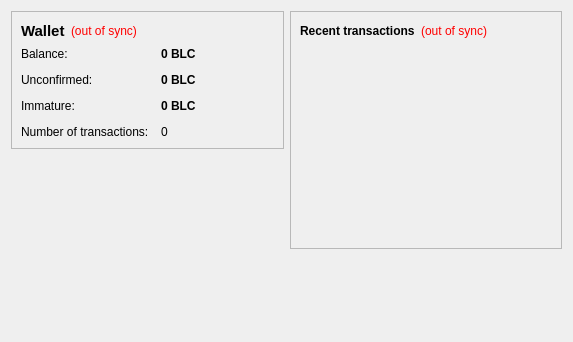
<?xml version="1.0" encoding="UTF-8"?>
<ui version="4.0">
 <class>OverviewPage</class>
 <widget class="QWidget" name="OverviewPage">
  <property name="geometry">
   <rect>
    <x>0</x>
    <y>0</y>
    <width>573</width>
    <height>342</height>
   </rect>
  </property>
  <property name="windowTitle">
   <string>Form</string>
  </property>
  <layout class="QHBoxLayout" name="horizontalLayout" stretch="1,1">
   <item>
    <layout class="QVBoxLayout" name="verticalLayout_2">
     <item>
      <widget class="QFrame" name="frame">
       <property name="frameShape">
        <enum>QFrame::StyledPanel</enum>
       </property>
       <property name="frameShadow">
        <enum>QFrame::Raised</enum>
       </property>
       <layout class="QVBoxLayout" name="verticalLayout_4">
        <item>
         <layout class="QHBoxLayout" name="horizontalLayout_4">
          <item>
           <widget class="QLabel" name="label_5">
            <property name="font">
             <font>
              <pointsize>11</pointsize>
              <weight>75</weight>
              <bold>true</bold>
             </font>
            </property>
            <property name="text">
             <string>Wallet</string>
            </property>
           </widget>
          </item>
          <item>
           <widget class="QLabel" name="labelWalletStatus">
            <property name="toolTip">
             <string>The displayed information may be out of date. Your wallet automatically synchronizes with the sweet network after a connection is established, but this process has not completed yet.</string>
            </property>
            <property name="styleSheet">
             <string notr="true">QLabel { color: red; }</string>
            </property>
            <property name="text">
             <string notr="true">(out of sync)</string>
            </property>
            <property name="alignment">
             <set>Qt::AlignLeading|Qt::AlignLeft|Qt::AlignVCenter</set>
            </property>
           </widget>
          </item>
          <item>
           <spacer name="horizontalSpacer_2">
            <property name="orientation">
             <enum>Qt::Horizontal</enum>
            </property>
            <property name="sizeHint" stdset="0">
             <size>
              <width>40</width>
              <height>20</height>
             </size>
            </property>
           </spacer>
          </item>
         </layout>
        </item>
        <item>
         <layout class="QFormLayout" name="formLayout_2">
          <property name="fieldGrowthPolicy">
           <enum>QFormLayout::AllNonFixedFieldsGrow</enum>
          </property>
          <property name="horizontalSpacing">
           <number>12</number>
          </property>
          <property name="verticalSpacing">
           <number>12</number>
          </property>
          <item row="0" column="0">
           <widget class="QLabel" name="label">
            <property name="text">
             <string>Balance:</string>
            </property>
           </widget>
          </item>
          <item row="0" column="1">
           <widget class="QLabel" name="labelBalance">
            <property name="font">
             <font>
              <weight>75</weight>
              <bold>true</bold>
             </font>
            </property>
            <property name="cursor">
             <cursorShape>IBeamCursor</cursorShape>
            </property>
            <property name="toolTip">
             <string>Your current balance</string>
            </property>
            <property name="text">
             <string notr="true">0 BLC</string>
            </property>
            <property name="textInteractionFlags">
             <set>Qt::LinksAccessibleByMouse|Qt::TextSelectableByKeyboard|Qt::TextSelectableByMouse</set>
            </property>
           </widget>
          </item>
          <item row="1" column="0">
           <widget class="QLabel" name="label_3">
            <property name="text">
             <string>Unconfirmed:</string>
            </property>
           </widget>
          </item>
          <item row="1" column="1">
           <widget class="QLabel" name="labelUnconfirmed">
            <property name="font">
             <font>
              <weight>75</weight>
              <bold>true</bold>
             </font>
            </property>
            <property name="cursor">
             <cursorShape>IBeamCursor</cursorShape>
            </property>
            <property name="toolTip">
             <string>Total of transactions that have yet to be confirmed, and do not yet count toward the current balance</string>
            </property>
            <property name="text">
             <string notr="true">0 BLC</string>
            </property>
            <property name="textInteractionFlags">
             <set>Qt::LinksAccessibleByMouse|Qt::TextSelectableByKeyboard|Qt::TextSelectableByMouse</set>
            </property>
           </widget>
          </item>
          <item row="3" column="0">
           <widget class="QLabel" name="label_2">
            <property name="text">
             <string>Number of transactions:</string>
            </property>
           </widget>
          </item>
          <item row="3" column="1">
           <widget class="QLabel" name="labelNumTransactions">
            <property name="toolTip">
             <string>Total number of transactions in wallet</string>
            </property>
            <property name="text">
             <string notr="true">0</string>
            </property>
           </widget>
          </item>
          <item row="2" column="0">
           <widget class="QLabel" name="labelImmatureText">
            <property name="text">
             <string>Immature:</string>
            </property>
           </widget>
          </item>
          <item row="2" column="1">
           <widget class="QLabel" name="labelImmature">
            <property name="font">
             <font>
              <weight>75</weight>
              <bold>true</bold>
             </font>
            </property>
            <property name="toolTip">
             <string>Mined balance that has not yet matured</string>
            </property>
            <property name="text">
             <string notr="true">0 BLC</string>
            </property>
            <property name="textInteractionFlags">
             <set>Qt::LinksAccessibleByMouse|Qt::TextSelectableByKeyboard|Qt::TextSelectableByMouse</set>
            </property>
           </widget>
          </item>
         </layout>
        </item>
       </layout>
      </widget>
     </item>
     <item>
      <spacer name="verticalSpacer">
       <property name="orientation">
        <enum>Qt::Vertical</enum>
       </property>
       <property name="sizeHint" stdset="0">
        <size>
         <width>20</width>
         <height>40</height>
        </size>
       </property>
      </spacer>
     </item>
    </layout>
   </item>
   <item>
    <layout class="QVBoxLayout" name="verticalLayout_3">
     <item>
      <widget class="QFrame" name="frame_2">
       <property name="frameShape">
        <enum>QFrame::StyledPanel</enum>
       </property>
       <property name="frameShadow">
        <enum>QFrame::Raised</enum>
       </property>
       <layout class="QVBoxLayout" name="verticalLayout">
        <item>
         <layout class="QHBoxLayout" name="horizontalLayout_2">
          <item>
           <widget class="QLabel" name="label_4">
            <property name="text">
             <string>&lt;b&gt;Recent transactions&lt;/b&gt;</string>
            </property>
           </widget>
          </item>
          <item>
           <widget class="QLabel" name="labelTransactionsStatus">
            <property name="toolTip">
             <string>The displayed information may be out of date. Your wallet automatically synchronizes with the sweet network after a connection is established, but this process has not completed yet.</string>
            </property>
            <property name="styleSheet">
             <string notr="true">QLabel { color: red; }</string>
            </property>
            <property name="text">
             <string notr="true">(out of sync)</string>
            </property>
            <property name="alignment">
             <set>Qt::AlignRight|Qt::AlignTrailing|Qt::AlignVCenter</set>
            </property>
           </widget>
          </item>
          <item>
           <spacer name="horizontalSpacer">
            <property name="orientation">
             <enum>Qt::Horizontal</enum>
            </property>
            <property name="sizeHint" stdset="0">
             <size>
              <width>40</width>
              <height>20</height>
             </size>
            </property>
           </spacer>
          </item>
         </layout>
        </item>
        <item>
         <widget class="QListView" name="listTransactions">
          <property name="styleSheet">
           <string notr="true">QListView { background: transparent; }</string>
          </property>
          <property name="frameShape">
           <enum>QFrame::NoFrame</enum>
          </property>
          <property name="verticalScrollBarPolicy">
           <enum>Qt::ScrollBarAlwaysOff</enum>
          </property>
          <property name="horizontalScrollBarPolicy">
           <enum>Qt::ScrollBarAlwaysOff</enum>
          </property>
          <property name="selectionMode">
           <enum>QAbstractItemView::NoSelection</enum>
          </property>
         </widget>
        </item>
       </layout>
      </widget>
     </item>
     <item>
      <spacer name="verticalSpacer_2">
       <property name="orientation">
        <enum>Qt::Vertical</enum>
       </property>
       <property name="sizeHint" stdset="0">
        <size>
         <width>20</width>
         <height>40</height>
        </size>
       </property>
      </spacer>
     </item>
    </layout>
   </item>
  </layout>
 </widget>
 <resources/>
 <connections/>
</ui>
